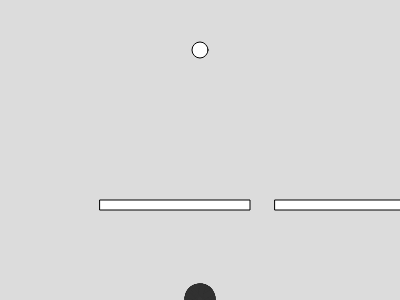
Frame 1 (no input)
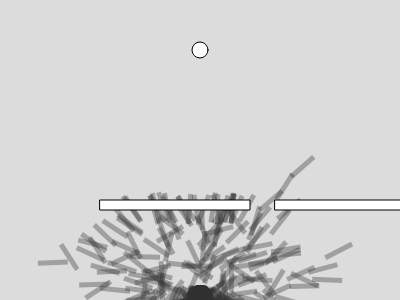
Frame 60 (no input)
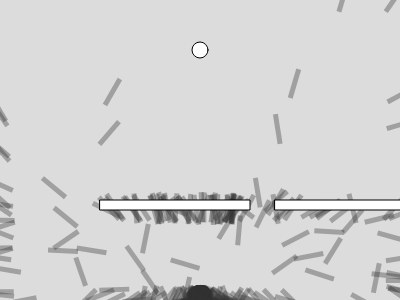
Frame 120 (the mouse pressed at the canvas centre since frame 60)

The p5.js sketch that drew these frames (run headless with seeded random() and noise() and a simulated clock; from frame 60 on, the mouse is pressed at the canvas centre):

// p5.js sketch
// ── sketch.js
let rocket;
let population;
let counter;
let lifeP;
let target;
const speed = 0.3;
const popul = 400;
const rectX = 100;
const rectY = 200;
const rectW = 150;
const rectH = 10;

let bestScore = 201;
const bestScoreDiv = document.querySelector(".bestScore");
const generationCountDiv = document.querySelector(".generationCount");
let generation = 0;
const lifespan = 200;


function setup() {
  createCanvas(400, 300);
  population = new Population();
  counter = 0;


  lifeP = createP();

  target = createVector(width / 2, 50)
}

function draw() {
  background(220);
  population.run()
  lifeP.html(counter);
  counter++;

  if (counter == lifespan) {
    bestScore = 201;
    for (let rocket of population.rockets) {

      if (rocket.win && rocket.age < bestScore) {
        bestScore = rocket.age;
      }
    }
    if (bestScore < 201) {
      bestScoreDiv.textContent = "Best : " + bestScore;
    }

    population.evaluate();
    population.selection()
    counter = 0;
    generation++;



    generationCountDiv.textContent = "Generation : " + generation;


  }

  // Obstacle
  rect(rectX, rectY, rectW, rectH);

  rect(rectX + rectW + 25, rectY, rectW, rectH)
  // Target
  ellipse(target.x, target.y, 16, 16)
}

class Population {
  constructor() {
    this.rockets = [];
    this.popsize = popul;
    this.matingPool = [];

    for (let i = 0; i < this.popsize; i++) {
      this.rockets.push(new Rocket())
    }
  }

  run() {
    for (let i = 0; i < this.popsize; i++) {
      this.rockets[i].update();
      this.rockets[i].show();
    }
  }

  evaluate() {
    let maxPoint = 0;

    for (let roc of this.rockets) {
      roc.calcPoint();
      if (roc.point > maxPoint) {
        maxPoint = roc.point;
      }
    }

    // Normalize points
    for (let roc of this.rockets) {
      roc.point /= maxPoint;
    }

    this.matingPool = [];

    // increase chances for better rockets to be picked (to mate)
    for (let roc of this.rockets) {
      let n = roc.point * 40;

      for (let j = 0; j < n; j++) {
        this.matingPool.push(roc);
      }
    }

  }

  selection() {
    let newRockets = [];

    for (let i = 0; i < this.rockets.length; i++) {
      let parentA = random(this.matingPool).dna;
      let parentB = random(this.matingPool).dna;

      let child = parentA.crossoverOnePoint(parentB);

      child.mutation();

      newRockets.push(new Rocket(child))
    }
    this.rockets = newRockets;
  }
}

class DNA {
  constructor(genes) {
    if (genes) {
      this.genes = genes;
    } else {
      this.genes = [];

      for (let i = 0; i < lifespan; i++) {
        this.genes.push(p5.Vector.random2D())
        this.genes[i].setMag(speed)
      }
    }
  }

  crossoverOnePoint(partnerDNA) {
    let newGenes = [];
    let mid = floor(random(this.genes.length));

    for (let i = 0; i < this.genes.length; i++) {
      if (i > mid) {
        newGenes.push(this.genes[i]);
      } else {
        newGenes.push(partnerDNA.genes[i]);
      }
    }
    return new DNA(newGenes)
  }

  crossoverUniform(partnerDNA) {
    let newGenes = [];
    for (let i = 0; i < this.genes.length; i++) {
      let r = random(0, 2);
      if (r <= 1) {
        newGenes.push(this.genes[i]);
      } else {
        newGenes.push(partnerDNA.genes[i]);
      }

    }
    return new DNA(newGenes)
  }

  mutation() {
    for (let i = 0; i < this.genes.length; i++) {
      if (random(1) < 0.0025) {
        this.genes[i] = p5.Vector.random2D();
        this.genes[i].setMag(speed)
      }

    }

  }
}
// ── rocket.js
class Rocket {
    constructor(dna) {
        this.pos = createVector(width / 2, height - 1);
        this.vel = createVector();
        this.acc = createVector();

        if (dna) {
            this.dna = dna;
        } else {
            this.dna = new DNA();
        }

        this.crashed = false;
        this.win = false;
        this.age = 0;
        this.point = 0;
    }

    applyForce(force) {
        this.acc.add(force);
    }

    calcPoint() {
        let d = dist(this.pos.x, this.pos.y, target.x, target.y);

        this.point = 1 / (1 + d);

        if (this.win) {
            let speedPoint = map(this.age, 0, 200, 1, 0, true) * 8
            this.point += speedPoint;
            this.point *= 5;
        }
        // if (this.crashed || (!this.crashed && this.win)) {
        //     let agePoint = map(this.age, 0, 200, 0, 1, true) / 3;
        //     this.point += agePoint;
        // }
        // if (!this.crashed && !this.win) {
        //     let agePoint = map(this.age, 0, 200, 0, 1, true);
        //     this.point += agePoint;
        // }
    }

    update() {
        this.applyForce(this.dna.genes[counter])
        this.stopTest();
        if (this.crashed || this.win) return

        this.age = counter;
        this.vel.add(this.acc);
        this.pos.add(this.vel);
        this.acc.mult(0);

    }

    show() {
        push();
        translate(this.pos.x, this.pos.y);
        rotate(this.vel.heading())
        rectMode(CENTER);
        noStroke()
        fill(50, 50, 50, 90)
        rect(0, 0, 30, 5);
        pop();
    }

    stopTest() {
        let d = dist(this.pos.x, this.pos.y, target.x, target.y);
        if (d < 10) {
            this.win = true;
        }

        // Stop at edge
        if (this.pos.x < 0 || this.pos.x > width || this.pos.y < 0 || this.pos.y > height) {
            this.crashed = true;
        }

        // stop at obstacle

        if (this.pos.x > rectX && this.pos.x < rectX + rectW && this.pos.y > rectY && this.pos.y < rectY + rectH) {
            this.crashed = true;
        }

        if (this.pos.x > rectX + rectW + 25 && this.pos.x < rectX + rectW + 25 + rectW && this.pos.y > rectY && this.pos.y < rectY + rectH) {
            this.crashed = true;
        }
    }
}
// ── style.css
html, body {
  margin: 0;
  padding: 0;
  font-family: 'Gill Sans', 'Gill Sans MT', Calibri, 'Trebuchet MS', sans-serif ;
}

canvas {
  display: block;
}

.container {
  width: 400px;
  margin: 0 auto;
}

h1 {
  display: inline-block;
}

main {
  width: 400px;
  margin: 3rem auto 1rem;
}

p {
  display: block;
  width: 400px;
  margin: 0 auto;

}

.container > div {
  display: flex;
  flex-direction: row;
  justify-content: space-between;
  align-items: center;
}

img{
  width: 35px;
  height: 35px;
}


img:hover ~ .gradient-content {
    opacity: 1;
}
.gradient-content {
    transform: rotate(-131deg);
}

.gradient-content {
    position: absolute;
    transform: rotate(25deg) translate(15px, -15px);
    filter: blur(7px);
    opacity: 0;
    transition-duration: 350ms;
    pointer-events: none;
}
.gradient-item {
    width: 6px;
    height: 38px;
    position: absolute;
}

.gradient1{
    background-color: greenyellow;
    transform: translate(0,-50%);
}
.gradient2{
    background-color: rgb(255, 241, 47);
    transform: translate(50%,-50%);

}
.gradient3{
    background-color: rgb(255, 158, 47);
    transform: translate(100%, -50%);

}
.gradient4{
    background-color: rgb(255, 0, 0);
    transform: translate(150%, -50%);

}

small{
  font-weight: 300;
  font-size: 0.9rem;
}
